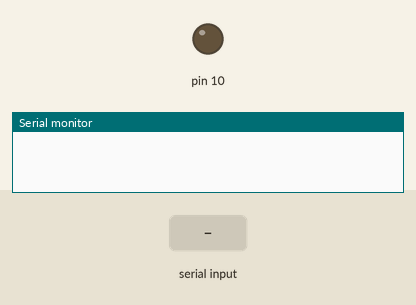
Simulated run of this sketch. Board: Arduino Uno, built with avr-gcc and run on an emulated ATmega328P. On the bench: output pins drawn as LEDs (lit = HIGH), the last lines printed to the serial monitor. The inputs (shaded band) are chosen by the test bench.

Above: at 1.2 s.
1.3 s: "?" received over Serial
At 1.8 s:
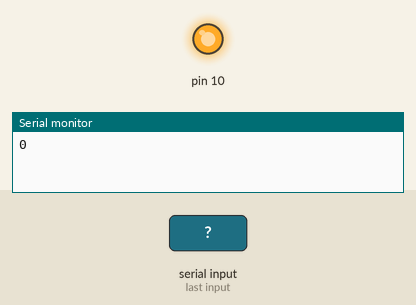
Timing chart, 0 to 4.3 s (numbered marks = the images above; inputs shaded):
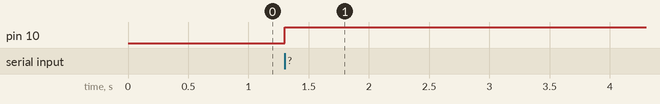

Measured:
- after the input at 1.3 s, pin 10: LOW → HIGH at once

The sketch:

Pi_Dummy_Code.ino
```cpp
#include <SPI.h>
short response; // incoming data from Slave

void setup() {
  Serial.begin(9600);
  pinMode(SS, OUTPUT);
  pinMode(MISO, INPUT);
  pinMode(MOSI, OUTPUT);
  SPI.begin();
}

void loop() {
  while(Serial.available() > 0) {
    if (Serial.read() == '?') {
      SPI.beginTransaction(SPISettings(1200000, MSBFIRST, SPI_MODE0));
      digitalWrite(SS, LOW);
      response = SPI.transfer16(32);
      digitalWrite(SS, HIGH);
      SPI.endTransaction();
      Serial.println(response);
    }
  }
}
```
